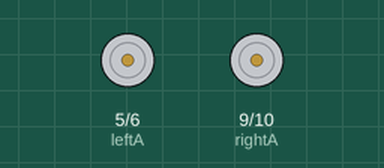
This sketch was run on a simulated Arduino Uno, built with avr-gcc and run on an emulated ATmega328P. Shown: motor-driver pin pairs drawn as motors (green arrow = first pin HIGH = forward, orange = second pin HIGH = backward, longer = more drive).

Above: at 0.2 s.
At 1.5 s:
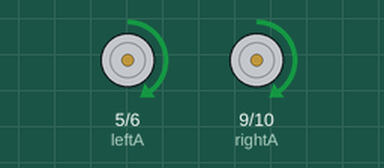
At 3.2 s:
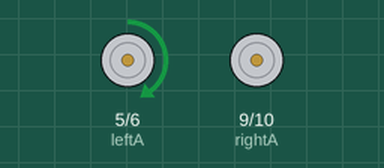
At 5.0 s:
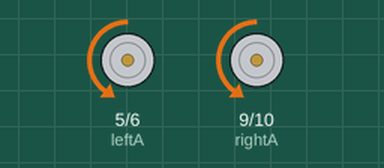
Timing chart, 0 to 7.8 s (numbered marks = the images above):
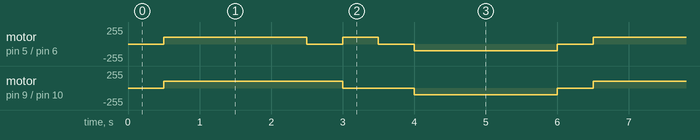

The sketch:

test_motors.ino
```cpp
/* TEST H Bridge (L293D) - 2 DC Motors

This is a script to test Arduino with 2 DC Motors driven by an L293D IC

ARDUINO   L293D IC
  5          10
  6          15
  9          7
  10         2
  5V         1, 9, 16
  GND        4, 5, 12, 13

  Motor 1 pins 3 & 6 of L293D
  Motor 2 pins 11 & 14 of L293D

  PSU for Motors (9v or 5v depending of the motors used)
  (-) to GND
  (+) pin 8 of L293D

*/

// These pins MUST be PWM~

int leftA = 5;
int leftB = 6;
int rightA = 9;
int rightB = 10;

int vel = 100; // motos speed (0-255)

void setup()  {
  pinMode(rightA, OUTPUT);
  pinMode(rightB, OUTPUT);
  pinMode(leftA, OUTPUT);
  pinMode(leftB, OUTPUT);
}

void loop()  {

    // Stop motors
    analogWrite(rightB, 0);
    analogWrite(leftB, 0);
    delay (500);

    // Forward 2 secs
    analogWrite(rightA, vel);
    analogWrite(leftA, vel);
    delay (2000);

    // Right 0,5 secs
    analogWrite(rightA, vel);
    analogWrite(leftA, 0);
    delay (500);

    // Left 0,5 secs
    analogWrite(rightA, 0);
    analogWrite(leftA, vel);
    delay (500);

    // Stop motors
    analogWrite(rightA, 0);
    analogWrite(leftA, 0);
    delay (500);

    // Backwards 2 secs
    analogWrite(rightB, vel);
    analogWrite(leftB, vel);
    delay (2000);
}
```

Measured:
- by itself, motor on pin 9 (rightA) / pin 10 (rightB): repeats every 6.0 s: stopped 1.0 s, backward 100/255 2.0 s, stopped 0.50 s, forward 100/255 2.5 s
- by itself, motor on pin 5 (leftA) / pin 6 (leftB): repeats every 6.0 s: stopped 0.50 s, forward 100/255 0.50 s, stopped 0.50 s, backward 100/255 2.0 s, stopped 0.50 s, forward 100/255 2.0 s
